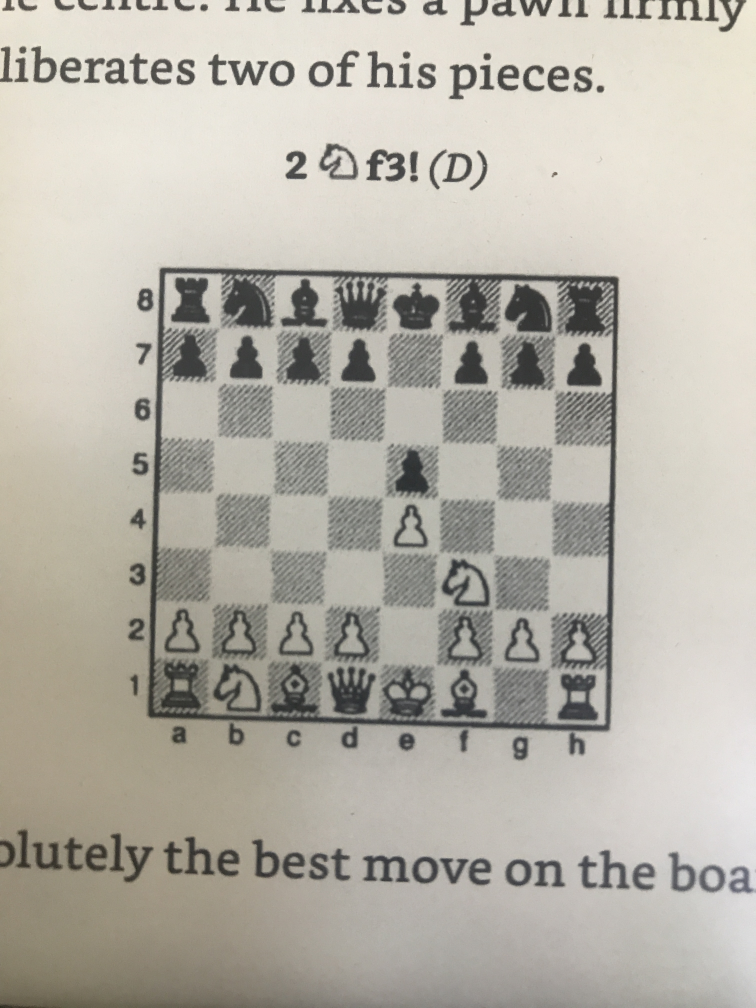
#> input picture pic-good.JPG, 3024 x 4032 px, found by its file name (shown at 1/4 size)
$ python squares.py
#> lines starting #> are read from the running program, lines starting #| are printed output that depends on the picture; after the words box and inside, x2 and y2 are one past the last pixel; in counts of white or black regions, pixels touching at a corner belong together
import cv2
import numpy as np

# Load image, grayscale, median blur, sharpen image
# image = cv2.imread('board.png')
image = cv2.imread("pic-good.jpg")
#> image is the input picture: shape (4032, 3024, 3); mean B, G, R 168.3, 178, 181.8
gray = cv2.cvtColor(image, cv2.COLOR_BGR2GRAY)
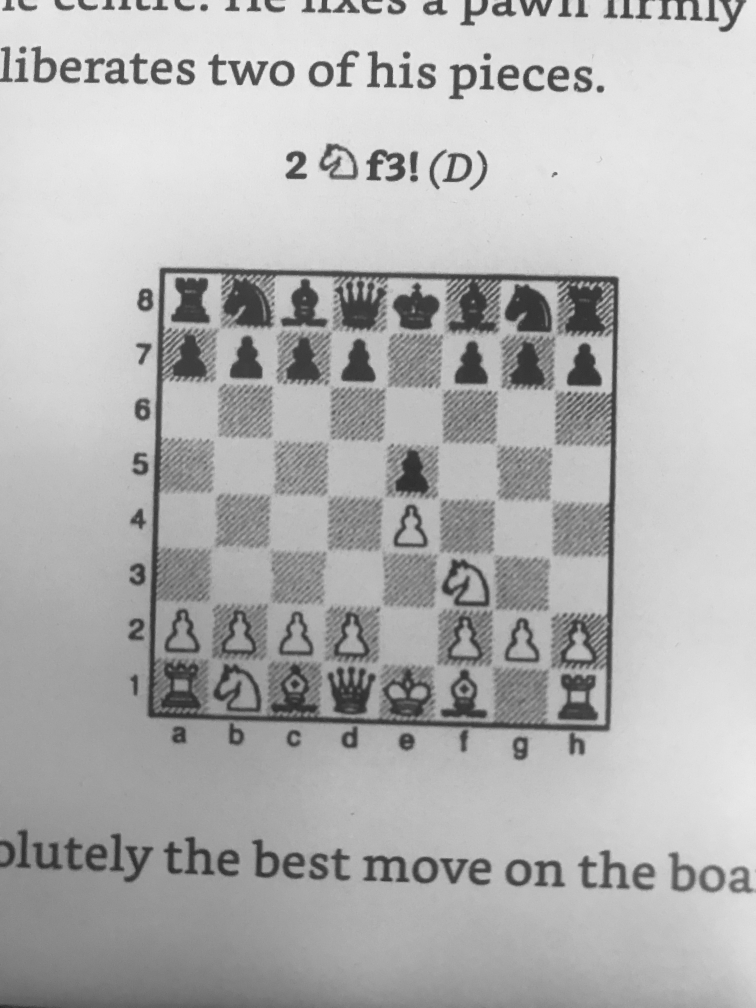
#> gray: shape (4032, 3024) (shown at 1/4 size); min 18, max 254, mean 178
blur = cv2.medianBlur(gray, 5)
sharpen_kernel = np.array([[-1, -1, -1], [-1, 9, -1], [-1, -1, -1]])
sharpen = cv2.filter2D(blur, -1, sharpen_kernel)

# Threshold and morph close
thresh = cv2.threshold(sharpen, 160, 255, cv2.THRESH_BINARY_INV)[1]
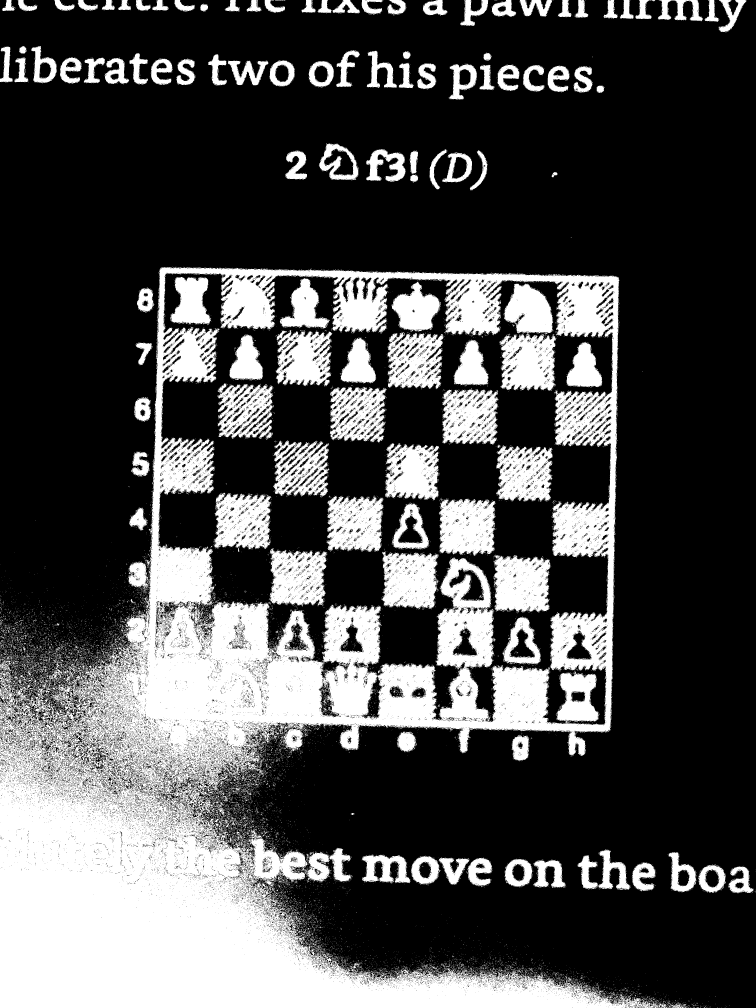
#> thresh: shape (4032, 3024) (shown at 1/4 size); 30.1% white; 21166 white regions (20574 under 20 px), largest, box (x1, y1, x2, y2) and area: (0, 1068, 2675, 4032) 2489646, (1998, 1134, 2226, 1563) 67564, (1974, 2220, 2203, 2453) 42638
kernel = cv2.getStructuringElement(cv2.MORPH_RECT, (3, 3))
close = cv2.morphologyEx(thresh, cv2.MORPH_CLOSE, kernel, iterations=2)
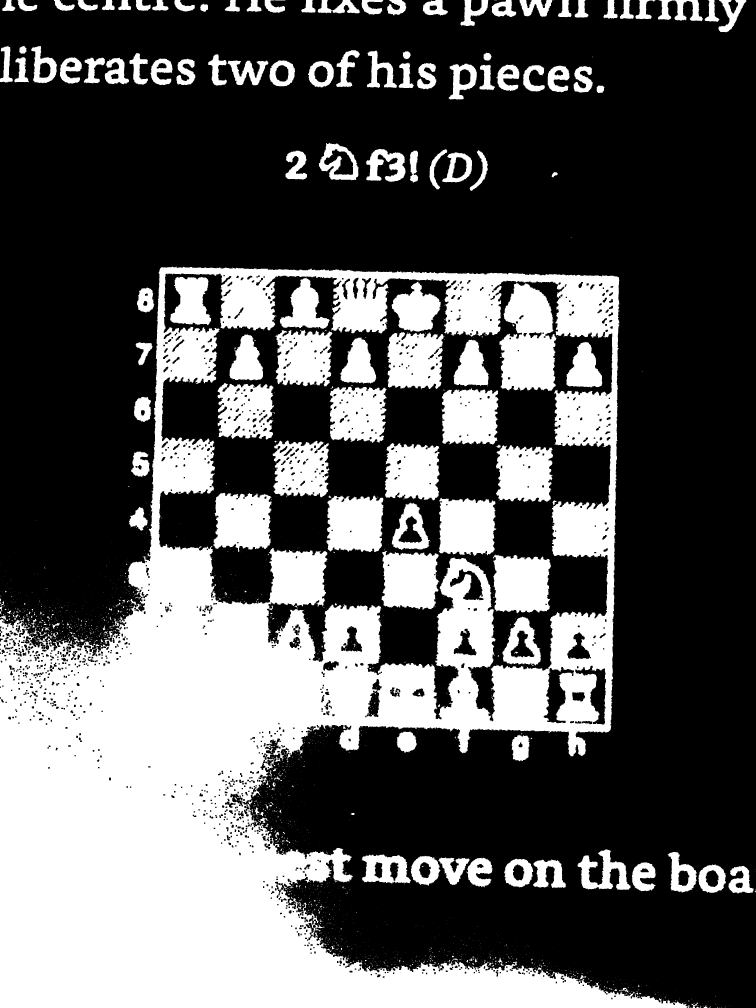
#> close: shape (4032, 3024) (shown at 1/4 size); 34.4% white; 2430 white regions (2170 under 20 px)

# Find contours and filter using threshold area
cnts = cv2.findContours(close, cv2.RETR_EXTERNAL, cv2.CHAIN_APPROX_SIMPLE)
#> cnts = 1991 contours, 1845 with area under 20; largest, box (x1, y1, x2, y2) and area: (0, 1065, 2766, 4032) 5147972, (1446, 3417, 1644, 3536) 17404, (1275, 572, 1434, 721) 16368, (2310, 3398, 2523, 3559) 14968, (833, 217, 1074, 342) 11534
cnts = cnts[0] if len(cnts) == 2 else cnts[1]

min_area = 100
max_area = 1500
image_number = 0
for c in cnts:
    area = cv2.contourArea(c)
    if area > min_area and area < max_area:
        x, y, w, h = cv2.boundingRect(c)
        ROI = image[y : y + h, x : x + w]
        cv2.imwrite("ROI_{}.png".format(image_number), ROI)
        cv2.rectangle(image, (x, y), (x + w, y + h), (36, 255, 12), 2)
        image_number += 1
#> this loop made 1991 passes
#> (area, x, y, w, h) on passes 20, 351, 914, 967, 1007, 1349, 1367, 1446, 1493, 1542, 1767, 1922: (154.5, 2765, 4011, 42, 21), (165.5, 1991, 3831, 23, 32), (145.5, 1099, 3328, 19, 33), (263.5, 1033, 3270, 40, 22), (356.5, 1017, 3228, 39, 38), (263.5, 287, 2539, 55, 35), (113, 205, 2529, 29, 29), (208, 131, 2509, 56, 35), (193, 209, 2491, 30, 24), (161.5, 124, 2475, 22, 36), (160.5, 0, 2403, 16, 52), (259, 2207, 688, 24, 22)
#> area on pass 9: 56.5
#> after the loop, image_number = 22

cv2.imshow("sharpen", sharpen)
cv2.imshow("close", close)
cv2.imshow("thresh", thresh)
cv2.imshow("image", image)
cv2.waitKey()

$ run again, with mirror.jpg copied over pic-good.JPG
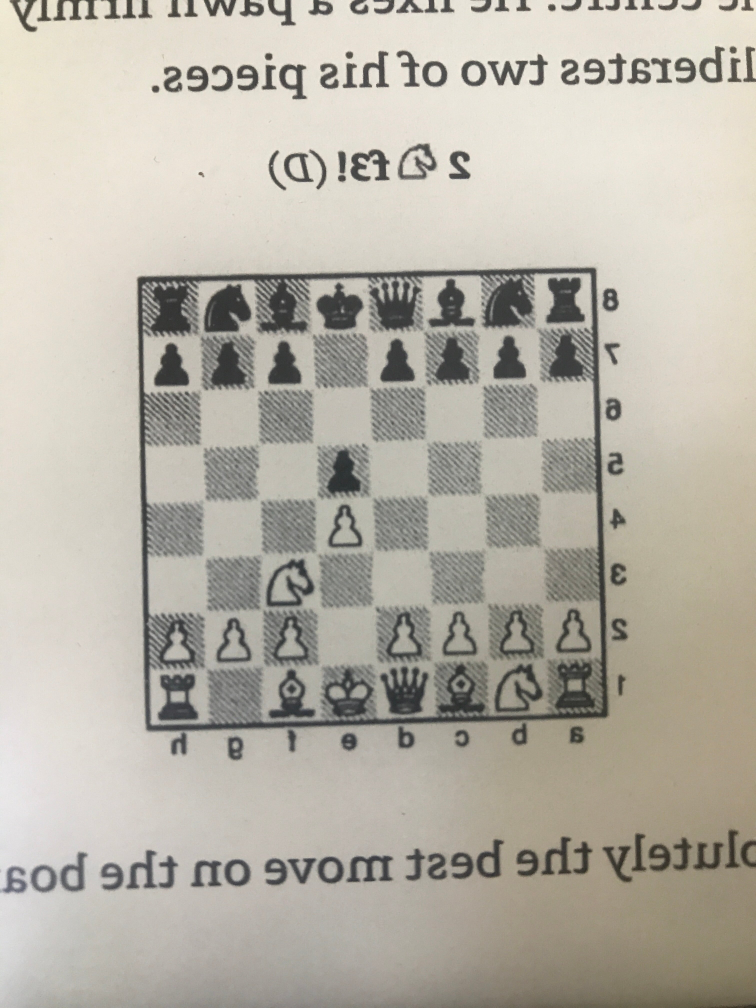
#> input picture mirror.jpg, 3024 x 4031 px, found by its file name (shown at 1/4 size)
#> image is the input picture: shape (4031, 3024, 3); mean B, G, R 167, 178, 182.7
#> `thresh = cv2.threshold(sharpen, 160, 255, cv2.THRESH_BINARY_INV)[1]`:
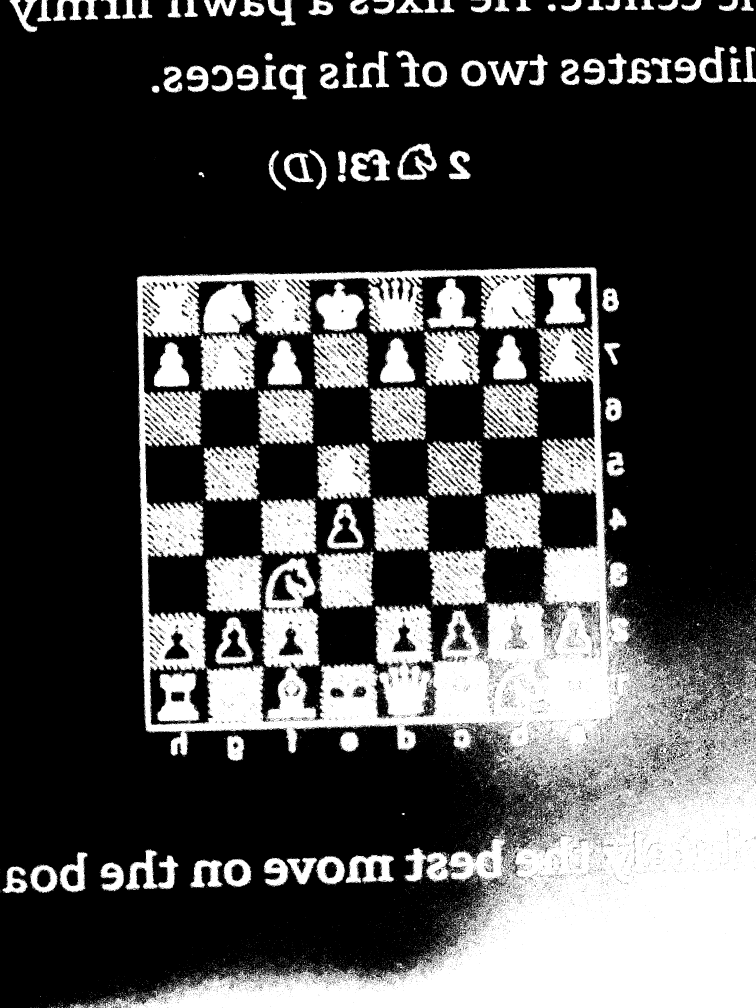
#> thresh: shape (4031, 3024) (shown at 1/4 size); 29.9% white; 21705 white regions (21066 under 20 px), largest, box (x1, y1, x2, y2) and area: (350, 1068, 3024, 4031) 2463012, (798, 1133, 1027, 1563) 67740, (821, 2220, 1050, 2450) 42662
#> `close = cv2.morphologyEx(thresh, cv2.MORPH_CLOSE, kernel, iterations=2)`:
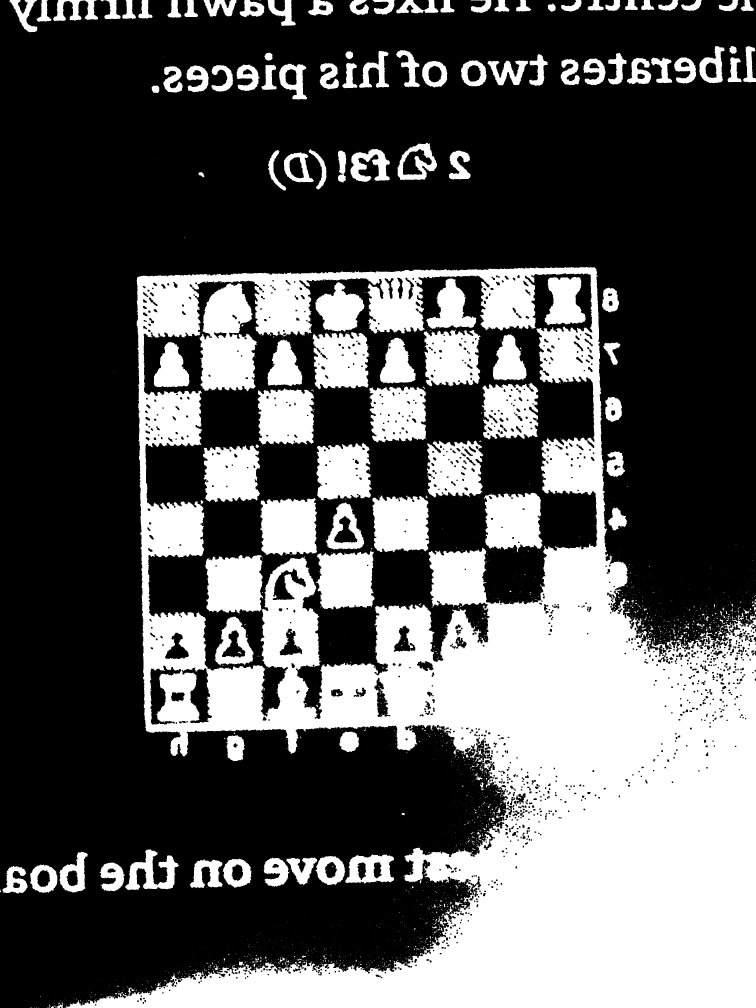
#> close: shape (4031, 3024) (shown at 1/4 size); 34.3% white; 2479 white regions (2200 under 20 px)
#> cnts = 2010 contours, 1846 with area under 20; largest, box (x1, y1, x2, y2) and area: (259, 1065, 3024, 4031) 5146178, (1381, 3417, 1577, 3535) 17320, (1590, 572, 1748, 721) 16306, (501, 3398, 715, 3561) 14864, (238, 3407, 352, 3570) 11090
#> the loop `for c in cnts:` made 2010 passes
#> (area, x, y, w, h) on passes 19, 279, 373, 632, 748, 989, 1041, 1134: (218, 216, 4010, 38, 21), (187.5, 956, 3845, 22, 18), (114.5, 1117, 3827, 23, 26), (115, 1751, 3702, 20, 21), (187, 1818, 3601, 32, 25), (133.5, 1954, 3269, 27, 16), (132.5, 1985, 3230, 17, 29), (176, 1920, 3129, 18, 32)
#> after the loop `for c in cnts:`: image_number = 26
